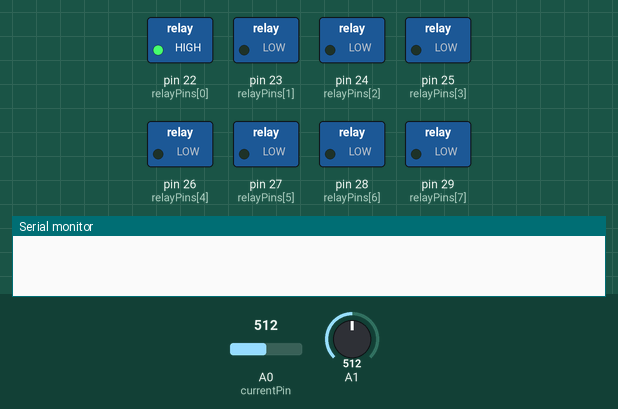
This sketch was run on a simulated Arduino Mega 2560, built with avr-gcc and run on an emulated ATmega2560. On the bench: switched loads named in the sketch (green lamp = pin HIGH), the last lines printed to the serial monitor. The inputs (shaded band) are chosen by the test bench; at power-on: A0 (currentPin) = 512, A1 = 512.

Above: at 0.1 s.
At 1.8 s:
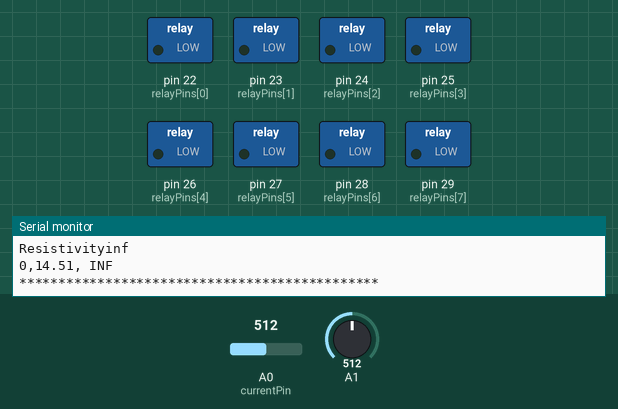
1.9 s: A0 (currentPin) set to 716
At 2.7 s:
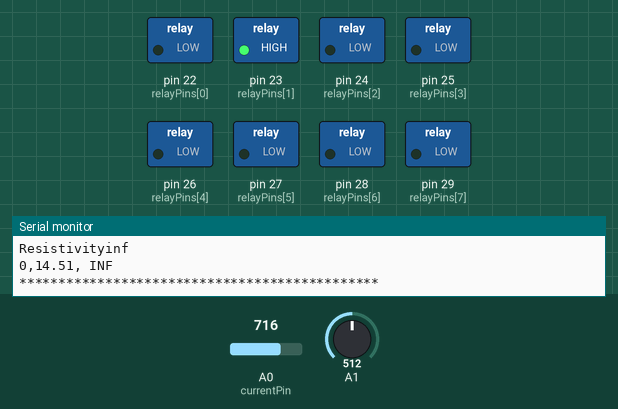
Timing chart, 0 to 24.6 s (numbered marks = the images above; inputs shaded):
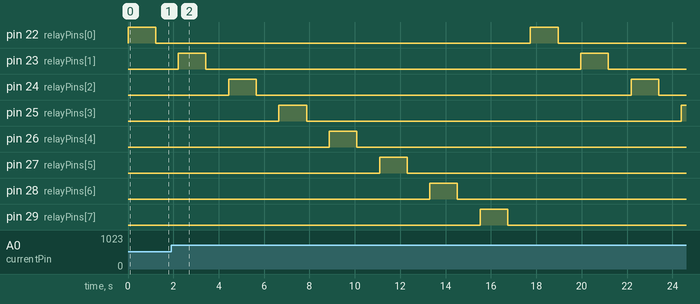

The sketch:

Final.ino
```cpp
const int relayPins[8] = {22, 23, 24, 25, 26, 27, 28, 29}; // Relay control pins
int value = 0;
float voltage;
//Processing part********************************************//
String dataString = "";
//****************************************************************************//
//For Current Sensor
//*****************************************************************************//
float sensitivity = 66.0f;
float current;
int adcValue= 0;
const int currentPin = A0;
float adcVoltage = 0.0f;
float currentValue = 0.0f;
int ARDUINO_REF = 6000;
int offsetVoltage = ARDUINO_REF / 2;
float errorCorrectionAmp = 0.0f; // Set this to use a correcting offset on readings, e.g. -0.15f;
const float alpha = 0.1f;
//*********************************************************************************//
void setup() {
  Serial.begin(115200); // Initialize serial communication

  // Initialize relay pins
  for (int i = 0; i < 8; i++) {
    pinMode(relayPins[i], OUTPUT);
    digitalWrite(relayPins[i], LOW); // Turn off relays initially
  }
}

void loop() {
  for (int i = 0; i < 8; i++) {
    // Activate relay for electrode i
    digitalWrite(relayPins[i], HIGH);
    delay(1000); // Allow time for stabilization
    // Measure voltage
    value = analogRead(A1);
    voltage = (value * 2.9/1023)*10;
    //Processing****************************************************************************//
    dataString = String(i) + "," + String(voltage) + "," + String(voltage / current);
    //*************************************************************************************************//
    Serial.print("Current");
    doReadAlphaFilter();
    //Current********************************************************************************//
    //Print Statements(OUTPUT)***********************************************************************//
    Serial.print("Electrode No.=");
    Serial.println(i);
    Serial.print("Voltage= ");
    Serial.println(voltage);
    Serial.print("Resistivity");
    Serial.println(voltage/current);
    Serial.println(dataString);
    Serial.println("**********************************************");
    // Deactivate relay
    digitalWrite(relayPins[i], LOW);
    delay(1000); // Delay before switching to next electrode
  }

  // Add any additional logic or data processing here
}
void doReadAlphaFilter() {
   float average = 0.0f, previousValue = 0.0f;

   analogRead(currentPin); // Dummy read, doesn't help

   for(int j = 0; j < 1000; j++) {
      adcValue = analogRead(currentPin);
      adcVoltage = (adcValue / 1024.0f) * ARDUINO_REF;
      currentValue = (((float)(adcVoltage - offsetVoltage)) / sensitivity);

      if (j>0)
        currentValue = alpha * currentValue + (1-alpha) * previousValue;

      average += currentValue;
      previousValue = currentValue;
   }
   current = average / 1000.0f + errorCorrectionAmp;
   Serial.println(average / 1000.0f + errorCorrectionAmp, 2);
}
```

Measured:
- by itself, pin 23 (relayPins[1]), pin 24 (relayPins[2]): alternates HIGH for 1.2 s and LOW for 16.5 s
